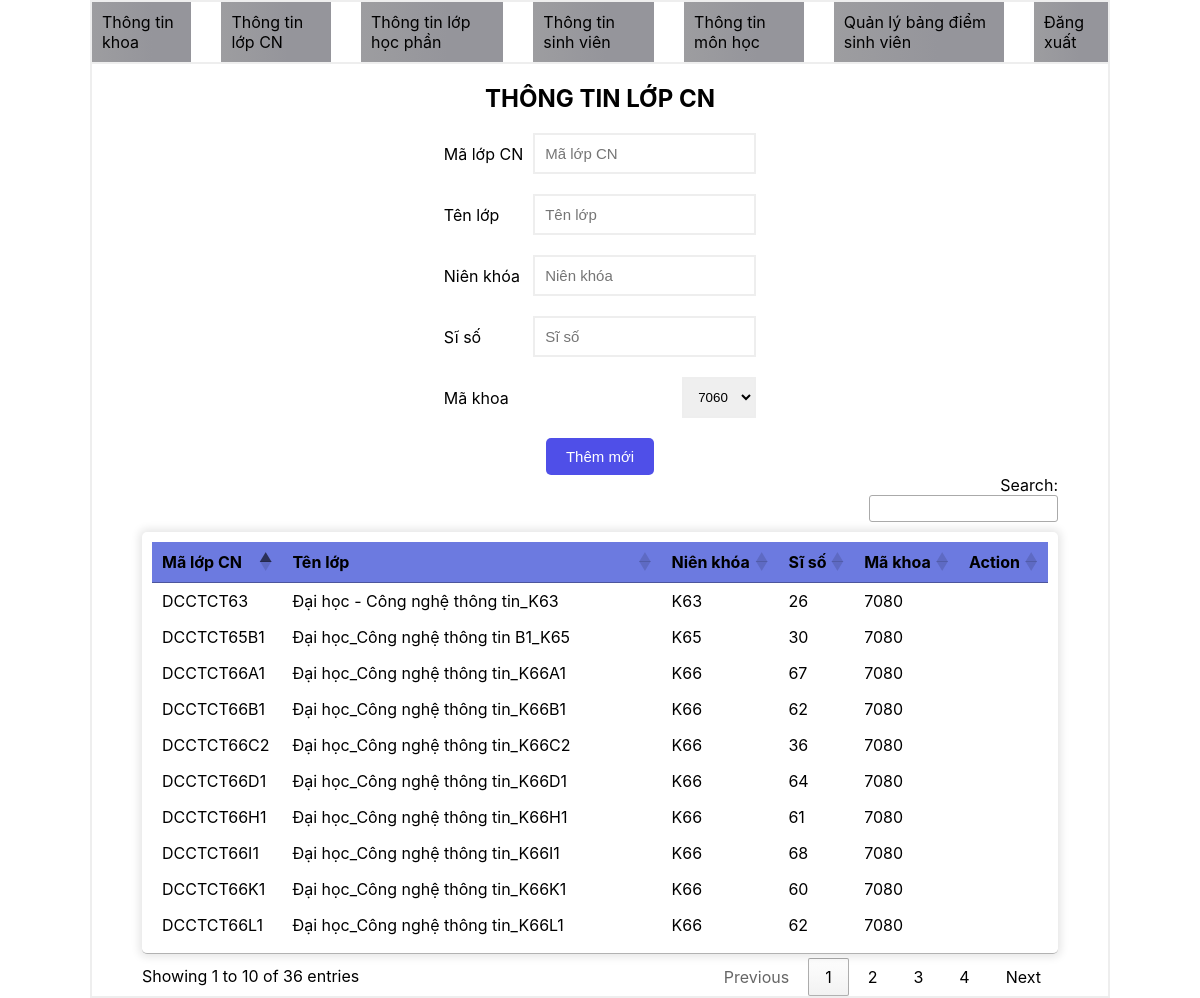
Page /admin/lop.php (signed in) on the committed database.
### tables this page shows
CREATE TABLE `tbl_lopchuyennghanh` (
  `mlcn` varchar(10) NOT NULL,
  `tenlop` varchar(50) DEFAULT NULL,
  `nienkhoa` varchar(3) DEFAULT NULL,
  `siso` int(3) DEFAULT NULL,
  `mk` varchar(5) DEFAULT NULL
);

### admin/lop.php (the view, shortened to what this page needs)
<?php
include('../database/config.php');
?>
<!DOCTYPE html>
<html lang="en">
<head>
    <link href="https://fonts.cdnfonts.com/css/sf-pro-display" rel="stylesheet">
    <link rel="stylesheet" href="./assets/css/style.css">
    <link rel="stylesheet" href="https://cdn.datatables.net/1.13.6/css/jquery.dataTables.css" />
</head>
<body>
    <?php include('./header.php') ?>
    <main>
        <article>
            <div class="box-parent">
                <div class="container">
                    <div class="box">
                        <h2 class="box-title">THÔNG TIN LỚP CN</h2>
                        <form action="" method="POST" class="box-form">
                            <div class="form-group">
                                <label>Mã lớp CN</label>
                                <input type="text" name="mlcn" placeholder="Mã lớp CN" required>
                            </div>
                            <div class="form-group">
                                <label>Tên lớp</label>
                                <input type="text" name="tl" placeholder="Tên lớp" required>
                            </div>
                            <div class="form-group">
                                <label>Niên khóa</label>
                                <input type="text" name="nk" placeholder="Niên khóa" required>
                            </div>
                            <div class="form-group">
                                <label>Sĩ số</label>
                                <input type="text" name="siso" placeholder="Sĩ số" required>
                            </div>
                            <?php
                            $stmt_sl_khoa = $pdo->prepare("SELECT * FROM tbl_khoa");
                            $stmt_sl_khoa->execute();
                            $result_sl_khoa = $stmt_sl_khoa->fetchAll(PDO::FETCH_ASSOC);
                            ?>
                            <div class="form-group">
                                <label>Mã khoa</label>
                                <select name="makhoa">
                                    <?php foreach ($result_sl_khoa as $row) { ?>
                                        <option value="<?= $row['mk'] ?>">
                                            <?= $row['mk'] ?>
                                        </option>
                                    <?php } ?>
                                </select>
                            </div>
                            <button name="add_btn" class="add_btn">Thêm mới</button>
                        </form>
                        <?php
                        $stmt_sl_lcn = $pdo->prepare("SELECT * FROM tbl_lopchuyennghanh");
                        $stmt_sl_lcn->execute();
                        $result_sl_lcn = $stmt_sl_lcn->fetchAll(PDO::FETCH_ASSOC);
                        ?>
                        <table class="table-content" id="danhsach">
                            <thead>
                                <th>Mã lớp CN</th>
                                <th>Tên lớp</th>
                                <th>Niên khóa</th>
                                <th>Sĩ số</th>
                                <th>Mã khoa</th>
                                <th>Action</th>
                            </thead>
                            <tbody>
                                <?php foreach ($result_sl_lcn as $row) { ?>
                                    <tr>
                                        <td>
                                            <?= $row['mlcn'] ?>
                                        </td>
                                        <td>
                                            <?= $row['tenlop'] ?>
                                        </td>
                                        <td>
                                            <?= $row['nienkhoa'] ?>
                                        </td>
                                        <td>
                                            <?= $row['siso'] ?>
                                        </td>
                                        <td>
                                            <?= $row['mk'] ?>
                                        </td>
                                        <td
                                            style="display: flex; align-items: center; justify-content: center; gap: 1.5rem; font-size: 2rem;">
                                        </td>
                                    </tr>
                                <?php } ?>
                            </tbody>
                        </table>
                    </div>
                </div>
            </div>
        </article>
    </main>
</body>
</html>

### admin/assets/css/style.css (style rules this page uses)
:root { --font: 'SF Pro Display', sans-serif; --yellow: #ffdd00; --blue: #212b5b; --light_blue: #f2f4fa; --dark_blue: #1c2c5e; --white: #fff; }
input { display: block; }
button { cursor: pointer; }
.container { padding-inline: 9rem; }
html { font-size: 62.5%; font-family: var(--font); }
body { background-color: var(--white); font-size: 1.6rem; }
.box-parent { height: 100vh; }
.box-parent .container { height: 100%; }
.box { border: 2px solid #eee; height: max-content; }
.box-title { text-align: center; margin-block: 2rem; }
.box-form { max-width: max-content; margin-inline: auto; display: flex; flex-direction: column; row-gap: 2rem; }
.form-group { display: flex; align-items: center; gap: 1rem; }
.form-group input { border: 2px solid #eee; padding: 1rem; font-size: 1.5rem; margin-left: auto; }
.form-group select { margin-left: auto; border: 2px solid #eee; padding: 1rem; }
.add_btn { border: none; padding: 1rem 2rem; background-color: rgb(79, 79, 232); color: var(--white); font-size: 1.5rem; max-width: max-content; margin: auto; border-radius: 0.5rem; }
.table-content { margin: auto; margin-top: 5rem; width: 80%; }
.table-content, .table-content tr td, .table-content th { border-collapse: collapse; padding: 1rem; }
.table-content { border-radius: 0.5rem; overflow: hidden; box-shadow: 0px 0px 8px 3px rgba(0, 0, 0, 0.1); text-align: start; }
.table-content th { background-color: #6c7ae0; }
.table-content tr { border-bottom: 1px solid #eee; }

### admin/lop.php (style rules this page uses)
.box { padding-inline: 5rem; }

### rows in the picture
tbl_lopchuyennghanh: mlcn "DCCTCT63", tenlop "Đại học - Công nghệ thông tin_K63", nienkhoa "K63", siso "26", mk "7080"
tbl_lopchuyennghanh: mlcn "DCCTCT65B1", tenlop "Đại học_Công nghệ thông tin B1_K65", nienkhoa "K65", siso "30", mk "7080"
tbl_lopchuyennghanh: mlcn "DCCTCT66A1", tenlop "Đại học_Công nghệ thông tin_K66A1", nienkhoa "K66", siso "67", mk "7080"
tbl_lopchuyennghanh: mlcn "DCCTCT66B1", tenlop "Đại học_Công nghệ thông tin_K66B1", nienkhoa "K66", siso "62", mk "7080"
tbl_lopchuyennghanh: mlcn "DCCTCT66C2", tenlop "Đại học_Công nghệ thông tin_K66C2", nienkhoa "K66", siso "36", mk "7080"
tbl_lopchuyennghanh: mlcn "DCCTCT66D1", tenlop "Đại học_Công nghệ thông tin_K66D1", nienkhoa "K66", siso "64", mk "7080"
tbl_lopchuyennghanh: mlcn "DCCTCT66H1", tenlop "Đại học_Công nghệ thông tin_K66H1", nienkhoa "K66", siso "61", mk "7080"
tbl_lopchuyennghanh: mlcn "DCCTCT66I1", tenlop "Đại học_Công nghệ thông tin_K66I1", nienkhoa "K66", siso "68", mk "7080"
tbl_lopchuyennghanh: mlcn "DCCTCT66K1", tenlop "Đại học_Công nghệ thông tin_K66K1", nienkhoa "K66", siso "60", mk "7080"
tbl_lopchuyennghanh: mlcn "DCCTCT66L1", tenlop "Đại học_Công nghệ thông tin_K66L1", nienkhoa "K66", siso "62", mk "7080"

### other values in the picture
form field makhoa "7060"
